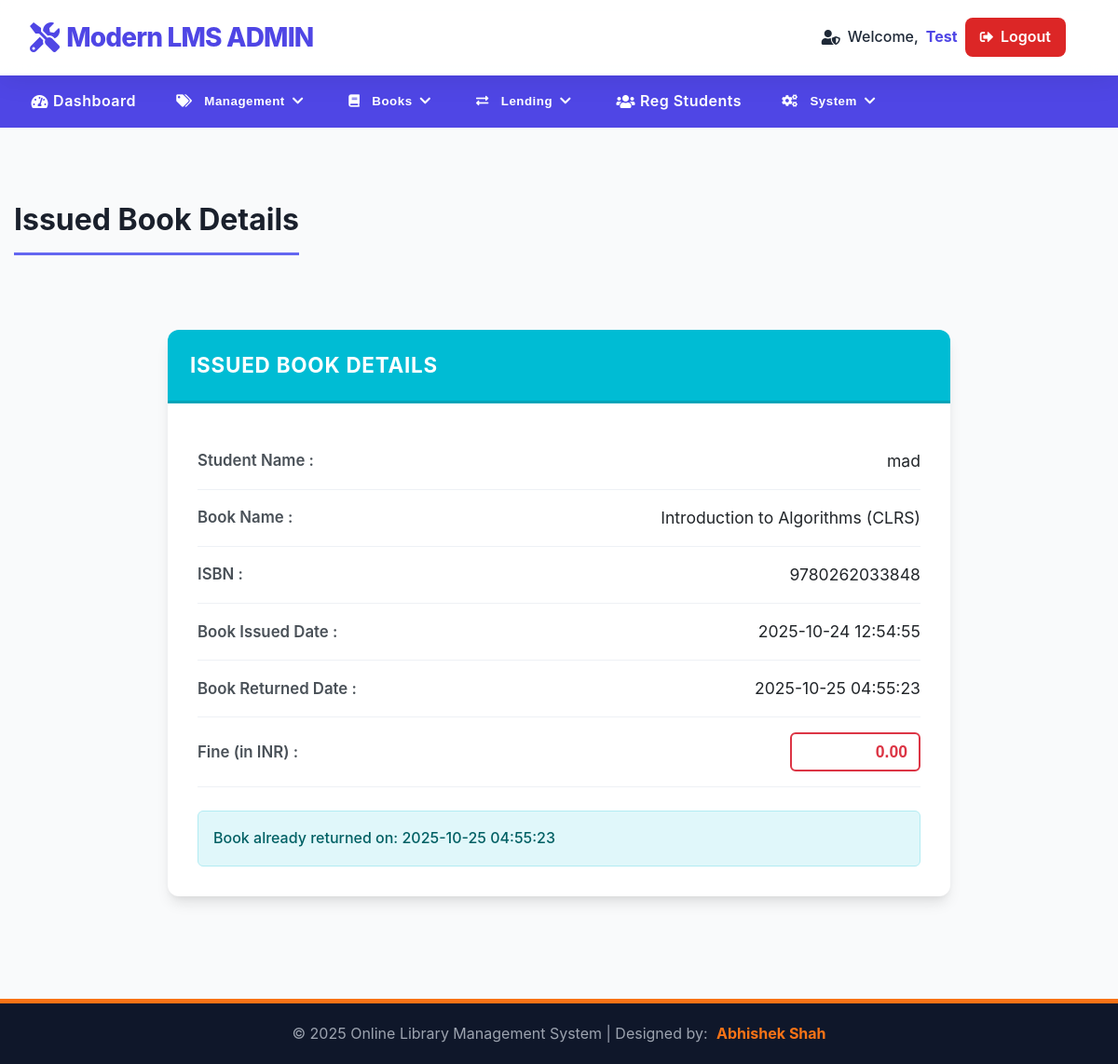
The page /library/admin/update-issue-bookdetails.php?rid=4 (signed in) on the database its author committed.
### tables this page shows
CREATE TABLE `tblissuedbookdetails` (
  `id` int(11) NOT NULL,
  `BookID` int(11) DEFAULT NULL,
  `StudentID` int(150) DEFAULT NULL,
  `IssuesDate` timestamp NULL DEFAULT current_timestamp(),
  `ReturnDate` timestamp NULL DEFAULT NULL,
  `RetrunStatus` int(1) DEFAULT NULL,
  `fine` decimal(10,2) DEFAULT NULL
);

CREATE TABLE `tblstudents` (
  `id` int(11) NOT NULL,
  `StudentId` int(100) NOT NULL,
  `FullName` varchar(120) NOT NULL,
  `EmailId` varchar(120) NOT NULL,
  `MobileNumber` char(11) NOT NULL,
  `Password` varchar(120) NOT NULL,
  `Status` int(1) NOT NULL DEFAULT 1,
  `RegDate` timestamp NULL DEFAULT current_timestamp(),
  `UpdationDate` timestamp NULL DEFAULT NULL ON UPDATE current_timestamp()
);

CREATE TABLE `tblbooks` (
  `id` int(11) NOT NULL,
  `BookName` varchar(255) DEFAULT NULL,
  `CatId` int(11) DEFAULT NULL,
  `AuthorId` int(11) DEFAULT NULL,
  `PublisherId` int(11) DEFAULT NULL,
  `ISBNNumber` varchar(20) DEFAULT NULL,
  `BookPrice` decimal(10,2) DEFAULT NULL,
  `bookCopies` int(11) NOT NULL DEFAULT 10,
  `bookImage` longblob DEFAULT NULL,
  `regDate` timestamp NULL DEFAULT current_timestamp(),
  `updationDate` timestamp NULL DEFAULT NULL ON UPDATE current_timestamp(),
  `isIssued` int(1) NOT NULL DEFAULT 0 COMMENT '0=Available, 1=Issued',
  `bookEdition` varchar(50) DEFAULT NULL COMMENT 'The edition of the book',
  `BookDescription` text DEFAULT NULL COMMENT 'Summary or detailed description of the book'
);

### library/admin/update-issue-bookdetails.php (the view, shortened to what this page needs)
<?php
include('includes/config.php');
if(strlen($_SESSION['alogin'])==0) {
    header('location:../../index.php');
    exit;
} else {
?>
<!DOCTYPE html>
<html xmlns="http://www.w3.org/1999/xhtml">
<head>
    <link href="assets/css/style.css" rel="stylesheet" />
    <link href="assets/css/font-awesome.css" rel="stylesheet" />
    <link rel="stylesheet" href="https://cdnjs.cloudflare.com/ajax/libs/font-awesome/5.15.4/css/all.min.css">
</head>
<body>
<?php include('includes/header.php');?>
<div class="content-wrapper">
    <div class="container">
        <div class="page-header-wrapper">
            <h4 class="header-line">Issued Book Details</h4>
        </div>
        <div class="row">
<?php
$rid=intval($_GET['rid']);
$sql = "SELECT tblstudents.FullName,tblbooks.BookName,tblbooks.ISBNNumber,tblissuedbookdetails.IssuesDate,tblissuedbookdetails.ReturnDate,tblissuedbookdetails.id as rid,tblissuedbookdetails.fine,tblissuedbookdetails.RetrunStatus from tblissuedbookdetails join tblstudents on tblstudents.StudentId=tblissuedbookdetails.StudentId join tblbooks on tblbooks.id=tblissuedbookdetails.BookId where tblissuedbookdetails.id=:rid";
$query = $dbh -> prepare($sql);
$query->bindParam(':rid',$rid,PDO::PARAM_STR);
$query->execute();
$results=$query->fetchAll(PDO::FETCH_OBJ);
if($query->rowCount() > 0) { ?>
<div class="custom-center-container">
    <div class="custom-panel custom-panel-info">
        <div class="custom-panel-heading">
            Issued Book Details
        </div>
        <div class="custom-panel-body">
            <form role="form" method="post">
<?php
    foreach($results as $result) { ?>
                <div class="custom-form-group">
                    <label>Student Name :</label>
                    <span class="detail-value"><?php echo htmlentities($result->FullName ?? ''); ?></span>
                </div>
                <div class="custom-form-group">
                    <label>Book Name :</label>
                    <span class="detail-value"><?php echo htmlentities($result->BookName ?? ''); ?></span>
                </div>
                <div class="custom-form-group">
                    <label>ISBN :</label>
                    <span class="detail-value"><?php echo htmlentities($result->ISBNNumber ?? ''); ?></span>
                </div>
                <div class="custom-form-group">
                    <label>Book Issued Date :</label>
                    <span class="detail-value"><?php echo htmlentities($result->IssuesDate ?? ''); ?></span>
                </div>
                <div class="custom-form-group">
                    <label>Book Returned Date :</label>
                    <span class="detail-value">
                    <?php
                        if(empty($result->ReturnDate)) {
                            echo "Not Return Yet";
                        } else {
                            echo htmlentities($result->ReturnDate ?? '');
                        }
                        ?>
                    </span>
                </div>
                <div class="custom-form-group">
                    <label for="fine">Fine (in INR) :</label>
                    <?php
                    if(empty($result->fine) || $result->fine==0) {?>
                        <input class="custom-input-text" type="text" name="fine" id="fine" value="0.00" required />
                        <?php } else {
                            echo '<span class="detail-value">'.htmlentities($result->fine ?? '0.00').'</span>';
                        } ?>
                </div>
                <?php if($result->RetrunStatus==0){?>
                    <button type="submit" name="return" id="submit" class="custom-btn btn-primary-theme">Return Book </button>
                <?php } else { ?>
                    <div class="success-message">Book already returned on: <?php echo htmlentities($result->ReturnDate ?? ''); ?></div>
                <?php } ?>
                <?php } ?>
</form>
</div>
</div>
</div>
<?php } ?>
</div> </div> </div> <?php include('includes/footer.php');?>
</body>
</html>
<?php } ?>

### library/admin/assets/css/style.css (style rules this page uses)
body { font-family: "Inter", "Segoe UI", "Roboto", "sans-serif"; margin: 0; background: linear-gradient(180deg, #eef2ff 0%, #f9fafb 50%, #f9fafb 100%); color: var(--text-dark); display: flex; flex-direction: column; min-height: 100vh; overflow-x: hidden; line-height: 1.6; }
.content-wrapper { flex-grow: 1; padding: 2.5rem 0; background: var(--bg-light); padding-top: 30px; padding-bottom: 50px; }
:root { --primary-indigo: #4f46e5; --accent-orange: #f97316; --danger-red: #dc2626; --bg-light: #f9fafb; --text-dark: #1f2937; --text-gray: #6c757d; --border-radius: 8px; }
* { box-sizing: border-box; }
.container { max-width: 1300px; margin: 0 auto; padding: 0 15px; }
.row { display: flex; flex-wrap: wrap; margin-left: -15px; margin-right: -15px; }
.page-header-wrapper { padding-bottom: 20px; }
.header-line { font-size: 2rem; font-weight: 700; color: #1a202c; border-bottom: 3px solid #6366f1; padding-bottom: 10px; margin-bottom: 30px; display: inline-block; width: auto; }

### library/admin/update-issue-bookdetails.php (style rules this page uses)
body { background-color: #f7f9fb; }
.custom-center-container { width: 70%; max-width: 850px; margin: 30px auto; }
.custom-panel { border: none; border-radius: 12px; margin-bottom: 30px; background-color: #ffffff; box-shadow: 0 10px 15px -3px rgba(0, 0, 0, 0.1), 0 4px 6px -2px rgba(0, 0, 0, 0.05); overflow: hidden; }
.custom-panel-heading { padding: 1.25rem 1.5rem; color: #ffffff; background-color: #00bcd4; border-bottom: 3px solid #00a4b8; font-size: 1.4rem; font-weight: 700; letter-spacing: 0.8px; text-transform: uppercase; }
.custom-panel-body { padding: 2rem; }
.custom-form-group { padding: 1rem 0; display: flex; justify-content: space-between; align-items: center; border-bottom: 1px solid #eef1f5; }
.custom-form-group label { font-weight: 600; color: #495057; flex-shrink: 0; margin-right: 2rem; font-size: 1.05rem; }
.detail-value { color: #212529; font-size: 1.1rem; text-align: right; flex-grow: 1; word-break: break-word; }
.custom-input-text { width: 140px; height: 42px; padding: 0.5rem 0.75rem; font-size: 1.1rem; color: #dc3545; background-color: #fff; border: 2px solid #dc3545; border-radius: 6px; font-weight: 700; text-align: right; transition: all 0.2s; }
.success-message { padding: 1rem; border-radius: 6px; margin-top: 25px; background-color: #e0f7fa; color: #006064; border: 1px solid #b2ebf2; font-size: 1rem; font-weight: 500; }

### rows shown on the page
tblissuedbookdetails: tblstudents.FullName "mad", BookID.BookName "Introduction to Algorithms (CLRS)", BookID.ISBNNumber "9780262033848", IssuesDate "2025-10-24 12:54:55", ReturnDate "2025-10-25 04:55:23"

### other values the page prints
$adminName "Test"
